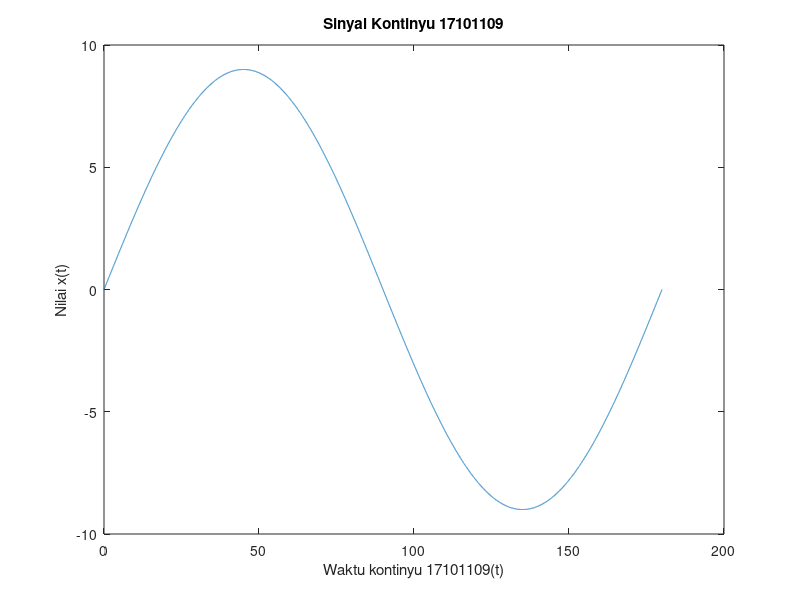

This chart was generated by the following MATLAB code:
t = [0:0.01:180];             % Plot subyal dari sudut 45 derasat sampai 135 derajat
xt = 9*sin(2*(t*pi/180));     %{t*pi/180) berarti mengyah sudut dalam derahat menjadi radian

figure (1);                   % jendela pada matlab untuk menampilkan output berubah gambar

plot (t,xt);                  % plot xt pada batas t
xlabel('Waktu kontinyu 17101109(t)');
ylabel('Nilai x(t)');
title('Sinyal Kontinyu 17101109');

%%%% HASIL DATA : 1. Sesuai Modul 2.Menggunakan NIM
%%%% amplitudo 1 digit nim terakhir 
%%%% sudut -genap(135-290)Derajat -ganjil(0-180)Derajat
